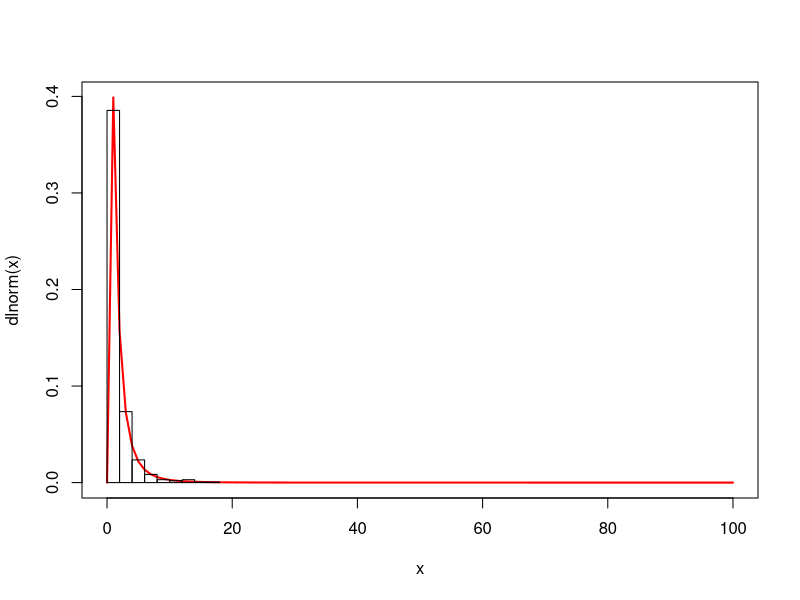

Generate this figure with R:
# Task 1: What other probability distributions do you think could be useful and why? Create a sample with `n = 1000` draws from one of these distributions. <!-- This makes them think about probability distributions, they will have to google distributions and their applications, figure out how to parametrize (if there are no defaults) and draw a sample. -->

s <- rlnorm(n=1000) # default parameters
x <- 1:100

curve(dlnorm(x), 0, 100, col = "red",lwd = 2) # default parameters
hist(s, add = TRUE, col = NULL, freq = FALSE)

# Task 2: Use the sample to estimate the parameters of the lognormal density function you applied for the random draw (they should be the default parameters). Do the estimates differ from the ones you specified to draw the sample? (Hint: you can use the R documentation for the lognormal distribution or try google to work out how to calculate the parameters from your samples).

mean(log(s)) # the mean of the logs, should approximate 1
sd(log(s)) # the sd of the logs, should approximate 0

